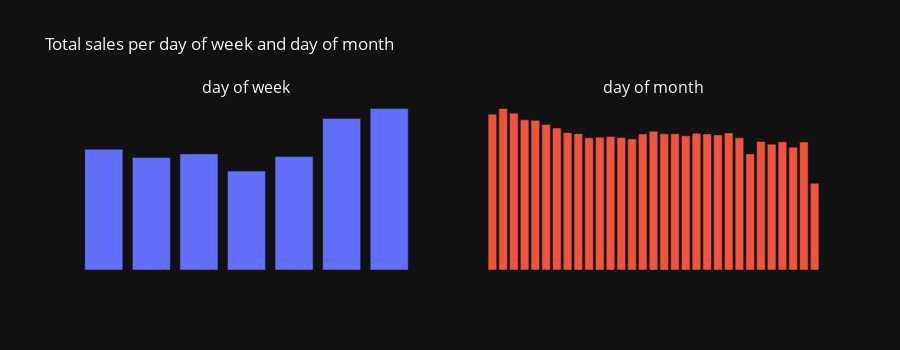

This figure's notebook cell:
### Code cell
# compute total sales per day of week and day of month
wd_sales = total_sales.group_by(pl.col("date").dt.weekday()).sum().sort(by="date")
md_sales = total_sales.group_by(pl.col("date").dt.day()).sum().sort(by="date")

# plot the results as bar graphs
fig = make_subplots(cols=2, subplot_titles=["day of week", "day of month"])
fig.add_trace(go.Bar(x=wd_sales["date"], y=wd_sales["sales"]), row=1, col=1)
fig.add_trace(go.Bar(x=md_sales["date"], y=md_sales["sales"]), row=1, col=2)
fig.update_layout(
    height=350,
    showlegend=False,
    title="Total sales per day of week and day of month",
).update_xaxes(visible=False).update_yaxes(visible=False)

### Figure 1 — Plotly figure (JSON) as saved in the notebook; plotly's stock layout.template omitted (floating-point values rounded to 4 significant figures)
{"data": [{"type": "bar", "x": [1, 2, 3, 4, 5, 6, 7], "xaxis": "x", "y": [148000000.0, 137900000.0, 142400000.0, 121300000.0, 139100000.0, 185800000.0, 198100000.0], "yaxis": "y"}, {"type": "bar", "x": [1, 2, 3, 4, 5, 6, 7, 8, 9, 10, 11, 12, 13, 14, 15, 16, 17, 18, 19, 20, 21, 22, 23, 24, 25, 26, 27, 28, 29, 30, 31], "xaxis": "x2", "y": [39870000.0, 41320000.0, 40130000.0, 38420000.0, 38300000.0, 37230000.0, 36340000.0, 35130000.0, 34890000.0, 33810000.0, 33970000.0, 34170000.0, 33900000.0, 33530000.0, 34800000.0, 35480000.0, 34840000.0, 34830000.0, 34340000.0, 34980000.0, 34820000.0, 34570000.0, 35060000.0, 33830000.0, 29670000.0, 32880000.0, 32210000.0, 32800000.0, 31430000.0, 32730000.0, 22210000.0], "yaxis": "y2"}], "layout": {"annotations": [{"font": {"size": 16}, "showarrow": false, "text": "day of week", "x": 0.225, "xanchor": "center", "xref": "paper", "y": 1, "yanchor": "bottom", "yref": "paper"}, {"font": {"size": 16}, "showarrow": false, "text": "day of month", "x": 0.775, "xanchor": "center", "xref": "paper", "y": 1, "yanchor": "bottom", "yref": "paper"}], "height": 350, "showlegend": false, "title": {"text": "Total sales per day of week and day of month"}, "xaxis": {"anchor": "y", "domain": [0, 0.45], "visible": false}, "xaxis2": {"anchor": "y2", "domain": [0.55, 1], "visible": false}, "yaxis": {"anchor": "x", "domain": [0, 1], "visible": false}, "yaxis2": {"anchor": "x2", "domain": [0, 1], "visible": false}}}
